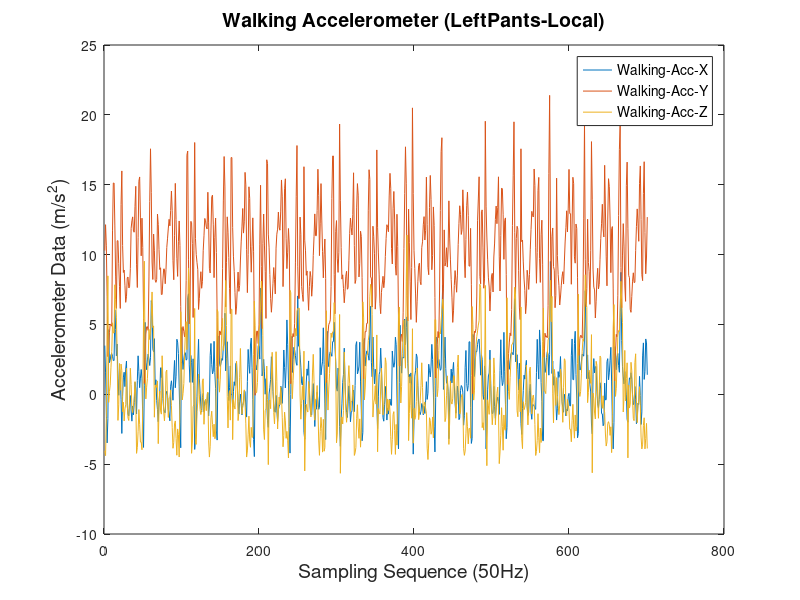
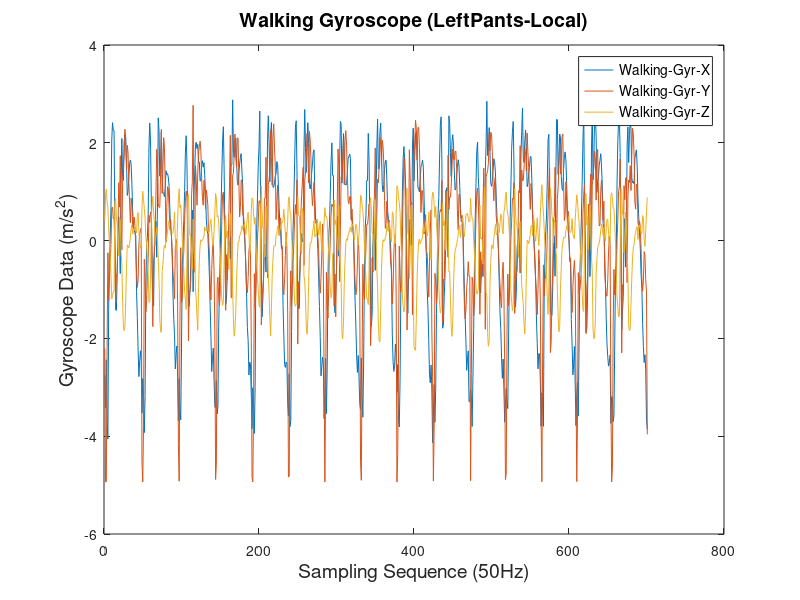
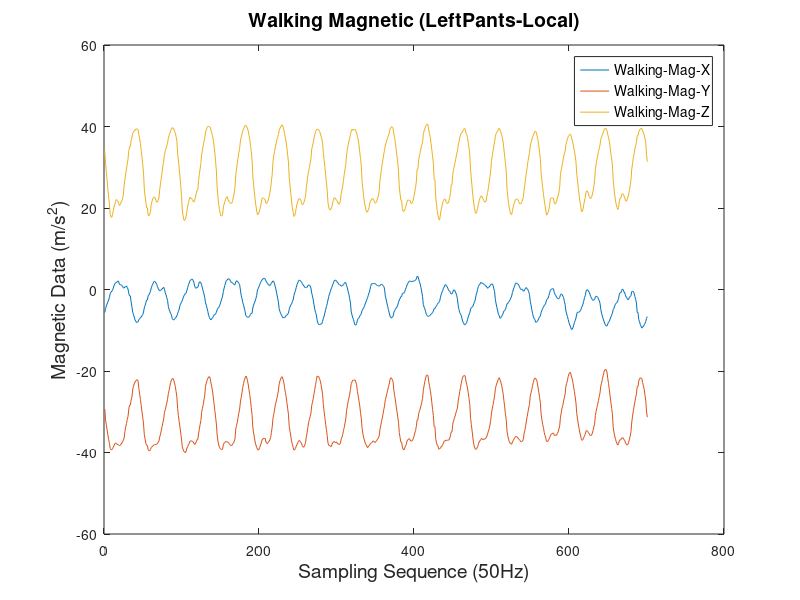

These figures' MATLAB source, in order:
SourceData=importdata('LeftPants_3.csv');
startIndex = 100;
endIndex = 800;
selectNum=endIndex-startIndex+1;
sycnData = SourceData.data(startIndex:endIndex,:);
acc = sycnData(:,1:3);
gyr = sycnData(:,10:12);
mag = sycnData(:,13:15);

figure(1);
plot(acc);
legend('Walking-Acc-X','Walking-Acc-Y', 'Walking-Acc-Z','FontSize',10);
xlabel('Sampling Sequence (50Hz)','FontSize',14);
ylabel('Accelerometer Data (m/s^2)','FontSize',14);
title('Walking Accelerometer (LeftPants-Local)','FontSize',14);

figure(2);
plot(gyr);
legend('Walking-Gyr-X','Walking-Gyr-Y', 'Walking-Gyr-Z','FontSize',10);
xlabel('Sampling Sequence (50Hz)','FontSize',14);
ylabel('Gyroscope Data (m/s^2)','FontSize',14);
title('Walking Gyroscope (LeftPants-Local)','FontSize',14);

figure(3);
plot(mag);
legend('Walking-Mag-X','Walking-Mag-Y', 'Walking-Mag-Z','FontSize',10);
xlabel('Sampling Sequence (50Hz)','FontSize',14);
ylabel('Magnetic Data (m/s^2)','FontSize',14);
title('Walking Magnetic (LeftPants-Local)','FontSize',14);
